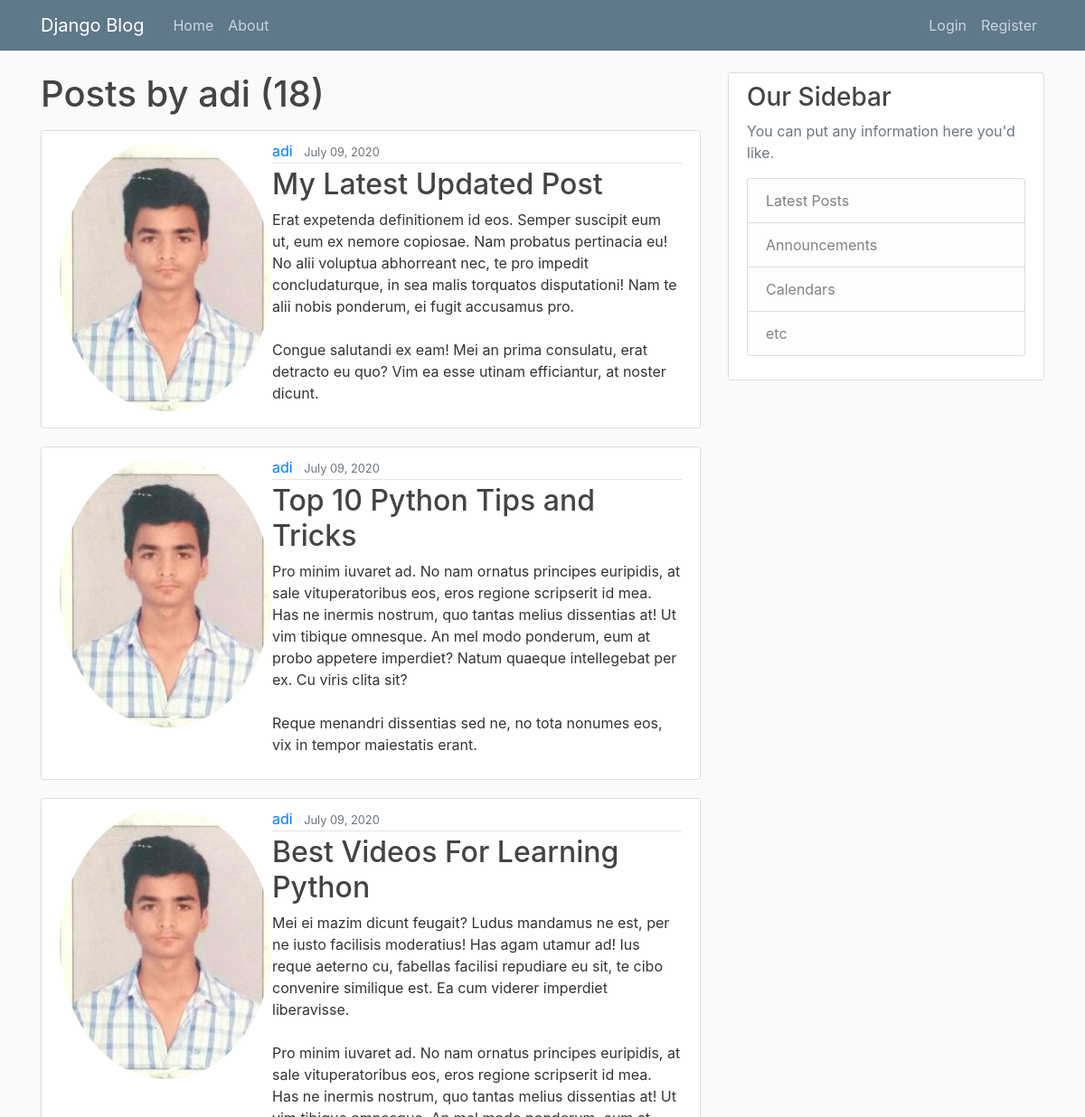
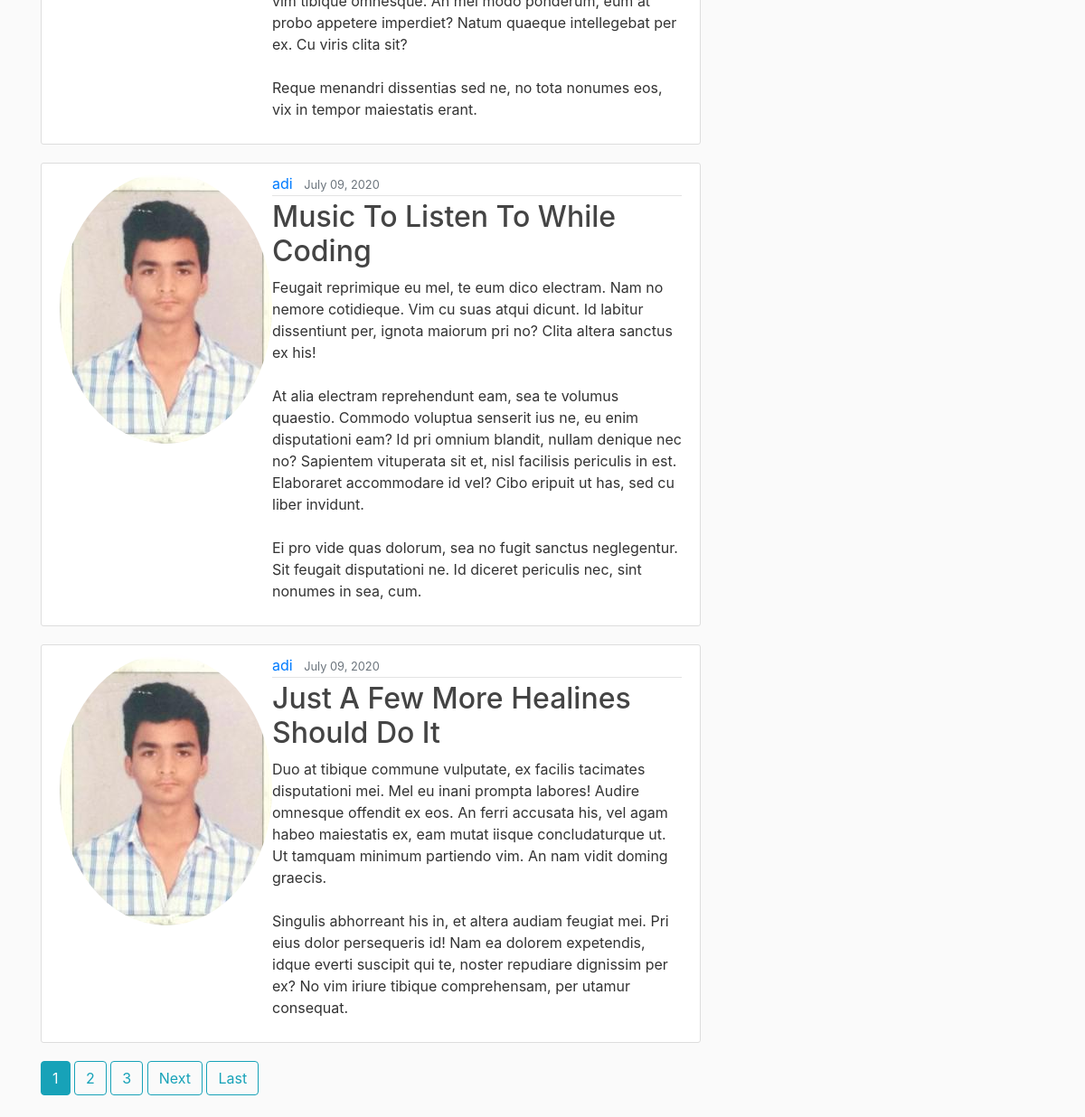
/user/adi, run on the app's committed database (2 pictures, top to bottom).
### blog/models.py (models this page shows, shortened)
class Post(models.Model):
    title = models.CharField(max_length=100)
    content = models.TextField()
    date_posted = models.DateTimeField(default=timezone.now)
    author = models.ForeignKey(User, on_delete=models.CASCADE)

### users/models.py (models this page shows, shortened)
class Profile(models.Model):
    user = models.OneToOneField(User, on_delete=models.CASCADE)
    image = models.ImageField(default='default.jpg', upload_to='profile_pics')

### blog/views.py (the view)
# urls.py: path('user/<str:username>', UserPostListView.as_view(), name='user-posts'),
class UserPostListView(ListView):
    model = Post
    template_name = 'blog/user_posts.html' #<app>/<model>_<viewtype>.html
    context_object_name = 'posts'
    ordering = ['-date_posted']
    paginate_by = 5
    def get_queryset(self):
        user= get_object_or_404(User, username=self.kwargs.get('username'))
        return Post.objects.filter(author=user).order_by('-date_posted')

### blog/templates/blog/user_posts.html (shortened to what this page needs)
{% extends "blog/base.html" %}
{% block content %}
    <h1 class="mb-3">Posts by {{ view.kwargs.username }} ({{ page_obj.paginator.count }}) </h1>
    {% for post in posts %}
        <article class="media content-section">
            <img class="rounded-circle article-image" src="{{post.author.profile.image.url}}">
          <div class="media-body">
            <div class="article-metadata">
              <a class="mr-2" href="{% url 'user-posts' post.author.username %}">{{ post.author }}</a>
              <small class="text-muted">{{ post.date_posted|date:"F d, Y " }}</small>
            </div>
            <h2><a class="article-title" href="{% url 'post-detail' post.id %}">{{ post.title }}</a></h2>
            <p class="article-content">{{ post.content }}</p>
          </div>
    </article>
    {% endfor %}
    {% if is_paginated %}
        {% for num in page_obj.paginator.page_range %}
            {% if page_obj.number == num %}
                <a class="btn btn-info mb-4" href="?page={{ num }}">{{ num }}</a>
            {% elif num > page_obj.number|add:'-3' and num < page_obj.number|add:'3' %}
                <a class="btn btn-outline-info mb-4" href="?page={{ num }}">{{ num }}</a>
            {% endif %}
        {% endfor %}
        {% if page_obj.has_next %}
            <a class="btn btn-outline-info mb-4" href="?page={{ page_obj.next_page_number }}">Next</a>
            <a class="btn btn-outline-info mb-4" href="?page={{ page_obj.paginator.num_pages }}">Last</a>
        {% endif %}
    {% endif %}
{% endblock content %}

### blog/static/blog/main.css (style rules this page uses)
body { background: #fafafa; color: #333333; margin-top: 5rem; }
h1, h2, h3, h4, h5, h6 { color: #444444; }
.content-section { background: #ffffff; padding: 10px 20px; border: 1px solid #dddddd; border-radius: 3px; margin-bottom: 20px; }
.article-title { color: #444444; }
.article-content { white-space: pre-line; }
.article-metadata { padding-bottom: 1px; margin-bottom: 4px; border-bottom: 1px solid #e3e3e3 }

### data on the page
Post: author.profile.image (picture), author "adi", date_posted "July 09, 2020", title "My Latest Updated Post", content "Erat expetenda definitionem id eos. Semper suscipit eum ut, eum ex nemore copiosae. Nam probatus pertinacia eu! No alii voluptua abhorreant nec, te pro impedit concludaturque, in sea malis torquatos disputationi! Nam te alii nobis ponderum, ei fugit accusamus pro. Congue salutandi ex eam! Mei an prima consulatu, erat detracto eu quo? Vim ea esse utinam efficiantur, at noster dicunt."
Post: author.profile.image (picture), author "adi", date_posted "July 09, 2020", title "Top 10 Python Tips and Tricks", content "Pro minim iuvaret ad. No nam ornatus principes euripidis, at sale vituperatoribus eos, eros regione scripserit id mea. Has ne inermis nostrum, quo tantas melius dissentias at! Ut vim tibique omnesque. An mel modo ponderum, eum at probo appetere imperdiet? Natum quaeque intellegebat per ex. Cu viris clita sit? Reque menandri dissentias sed ne, no tota nonumes eos, vix in tempor maiestatis erant."
Post: author.profile.image (picture), author "adi", date_posted "July 09, 2020", title "Best Videos For Learning Python", content "Mei ei mazim dicunt feugait? Ludus mandamus ne est, per ne iusto facilisis moderatius! Has agam utamur ad! Ius reque aeterno cu, fabellas facilisi repudiare eu sit, te cibo convenire similique est. Ea cum viderer imperdiet liberavisse. Pro minim iuvaret ad. No nam ornatus principes euripidis, at sale vituperatoribus eos, eros regione scripserit id mea. Has ne inermis nostrum, quo tantas melius dissentias at! Ut vim tibique omnesque. An mel modo ponderum, eum at probo appetere imperdiet? Natum quaeque intellegebat per ex. Cu viris clita sit? Reque menandri dissentias sed ne, no tota nonumes eos, vix in tempor maiestatis erant."
Post: author.profile.image (picture), author "adi", date_posted "July 09, 2020", title "Music To Listen To While Coding", content "Feugait reprimique eu mel, te eum dico electram. Nam no nemore cotidieque. Vim cu suas atqui dicunt. Id labitur dissentiunt per, ignota maiorum pri no? Clita altera sanctus ex his! At alia electram reprehendunt eam, sea te volumus quaestio. Commodo voluptua senserit ius ne, eu enim disputationi eam? Id pri omnium blandit, nullam denique nec no? Sapientem vituperata sit et, nisl facilisis periculis in est. Elaboraret accommodare id vel? Cibo eripuit ut has, sed cu liber invidunt. Ei pro vide quas dolorum, sea no fugit sanctus neglegentur. Sit feugait disputationi ne. Id diceret periculis nec, sint nonumes in sea, cum."
Post: author.profile.image (picture), author "adi", date_posted "July 09, 2020", title "Just A Few More Healines Should Do It", content "Duo at tibique commune vulputate, ex facilis tacimates disputationi mei. Mel eu inani prompta labores! Audire omnesque offendit ex eos. An ferri accusata his, vel agam habeo maiestatis ex, eam mutat iisque concludaturque ut. Ut tamquam minimum partiendo vim. An nam vidit doming graecis. Singulis abhorreant his in, et altera audiam feugiat mei. Pri eius dolor persequeris id! Nam ea dolorem expetendis, idque everti suscipit qui te, noster repudiare dignissim per ex? No vim iriure tibique comprehensam, per utamur consequat."

### other printed values
{{ view.kwargs.username }} "adi"
{{ page_obj.paginator.count }} "18"
{{ num }} "1"
{{ num }} "2" "3"
